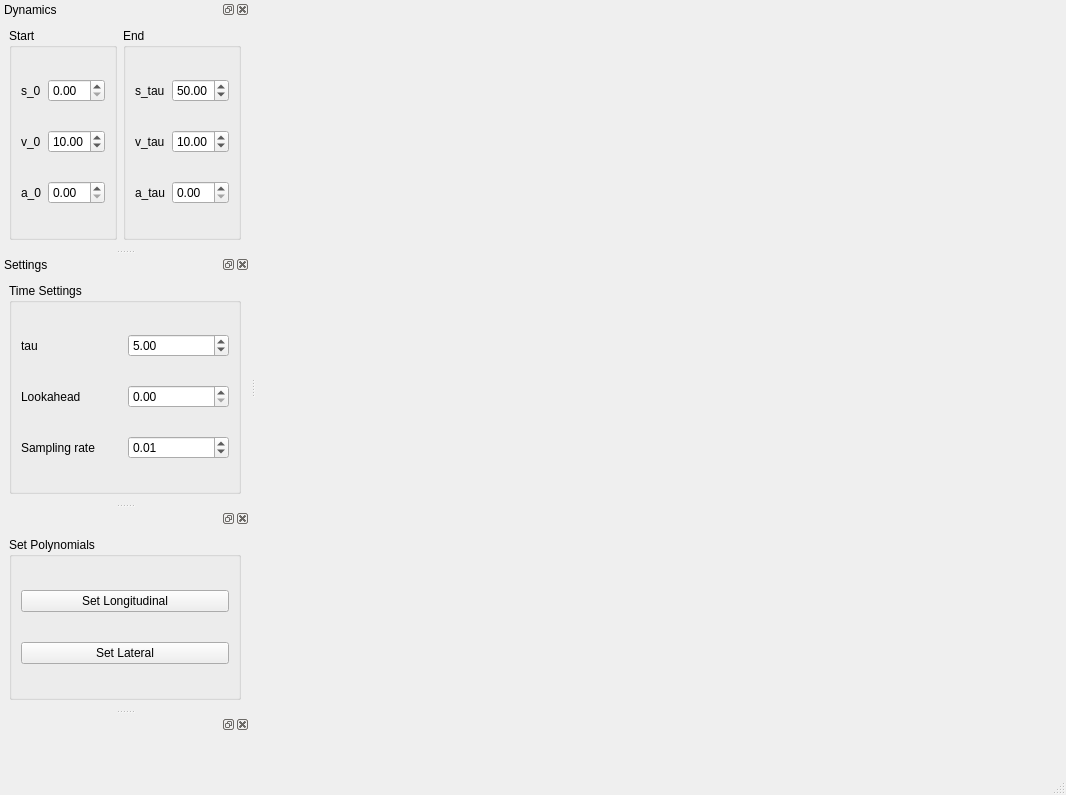
<?xml version="1.0" encoding="UTF-8"?>
<ui version="4.0">
 <class>MainWindow</class>
 <widget class="QMainWindow" name="MainWindow">
  <property name="geometry">
   <rect>
    <x>0</x>
    <y>0</y>
    <width>1066</width>
    <height>795</height>
   </rect>
  </property>
  <property name="windowTitle">
   <string>MainWindow</string>
  </property>
  <widget class="QWidget" name="centralwidget">
   <property name="sizePolicy">
    <sizepolicy hsizetype="Expanding" vsizetype="Expanding">
     <horstretch>0</horstretch>
     <verstretch>0</verstretch>
    </sizepolicy>
   </property>
   <layout class="QVBoxLayout" name="verticalLayout_3">
    <item>
     <widget class="DynamicsWidget" name="dynamics_widget" native="true"/>
    </item>
   </layout>
  </widget>
  <widget class="QMenuBar" name="menubar">
   <property name="geometry">
    <rect>
     <x>0</x>
     <y>0</y>
     <width>1066</width>
     <height>22</height>
    </rect>
   </property>
  </widget>
  <widget class="QStatusBar" name="statusbar"/>
  <widget class="QDockWidget" name="dw_dynamics">
   <property name="windowTitle">
    <string>Dynamics</string>
   </property>
   <attribute name="dockWidgetArea">
    <number>1</number>
   </attribute>
   <widget class="QWidget" name="dwc_dynamics">
    <layout class="QHBoxLayout" name="horizontalLayout">
     <item>
      <widget class="QGroupBox" name="gb_Start">
       <property name="title">
        <string>Start</string>
       </property>
       <layout class="QGridLayout" name="gridLayout_2">
        <item row="0" column="0">
         <widget class="QLabel" name="lbl_s0">
          <property name="text">
           <string>s_0</string>
          </property>
         </widget>
        </item>
        <item row="0" column="1">
         <widget class="QDoubleSpinBox" name="dsb_s0"/>
        </item>
        <item row="1" column="0">
         <widget class="QLabel" name="lbl_v0">
          <property name="text">
           <string>v_0</string>
          </property>
         </widget>
        </item>
        <item row="1" column="1">
         <widget class="QDoubleSpinBox" name="dsb_v0">
          <property name="value">
           <double>10.000000000000000</double>
          </property>
         </widget>
        </item>
        <item row="2" column="0">
         <widget class="QLabel" name="lbl_a0">
          <property name="text">
           <string>a_0</string>
          </property>
         </widget>
        </item>
        <item row="2" column="1">
         <widget class="QDoubleSpinBox" name="dsb_a0"/>
        </item>
       </layout>
      </widget>
     </item>
     <item>
      <widget class="QGroupBox" name="gb_End">
       <property name="title">
        <string>End</string>
       </property>
       <layout class="QGridLayout" name="gridLayout_3">
        <item row="0" column="0">
         <widget class="QLabel" name="lbl_stau">
          <property name="text">
           <string>s_tau</string>
          </property>
         </widget>
        </item>
        <item row="0" column="1">
         <widget class="QDoubleSpinBox" name="dsb_stau">
          <property name="value">
           <double>50.000000000000000</double>
          </property>
         </widget>
        </item>
        <item row="1" column="0">
         <widget class="QLabel" name="lbl_vtau">
          <property name="text">
           <string>v_tau</string>
          </property>
         </widget>
        </item>
        <item row="1" column="1">
         <widget class="QDoubleSpinBox" name="dsb_vtau">
          <property name="value">
           <double>10.000000000000000</double>
          </property>
         </widget>
        </item>
        <item row="2" column="0">
         <widget class="QLabel" name="lbl_atau">
          <property name="text">
           <string>a_tau</string>
          </property>
         </widget>
        </item>
        <item row="2" column="1">
         <widget class="QDoubleSpinBox" name="dsb_atau"/>
        </item>
       </layout>
      </widget>
     </item>
    </layout>
   </widget>
  </widget>
  <widget class="QDockWidget" name="dw_settings">
   <property name="windowTitle">
    <string>Settings</string>
   </property>
   <attribute name="dockWidgetArea">
    <number>1</number>
   </attribute>
   <widget class="QWidget" name="dwc_settings">
    <layout class="QVBoxLayout" name="verticalLayout">
     <item>
      <widget class="QGroupBox" name="gb_time_settings">
       <property name="title">
        <string>Time Settings</string>
       </property>
       <layout class="QGridLayout" name="gridLayout">
        <item row="0" column="0">
         <widget class="QLabel" name="lbl_tau">
          <property name="toolTip">
           <string>Reaction time</string>
          </property>
          <property name="text">
           <string>tau</string>
          </property>
         </widget>
        </item>
        <item row="0" column="1">
         <widget class="QDoubleSpinBox" name="dsb_tau">
          <property name="value">
           <double>5.000000000000000</double>
          </property>
         </widget>
        </item>
        <item row="1" column="0">
         <widget class="QLabel" name="lbl_s0_2">
          <property name="text">
           <string>Lookahead</string>
          </property>
         </widget>
        </item>
        <item row="1" column="1">
         <widget class="QDoubleSpinBox" name="dsb_lookahead_time"/>
        </item>
        <item row="2" column="0">
         <widget class="QLabel" name="lbl_s0_3">
          <property name="text">
           <string>Sampling rate</string>
          </property>
         </widget>
        </item>
        <item row="2" column="1">
         <widget class="QDoubleSpinBox" name="dsb_sampling_rate">
          <property name="value">
           <double>0.010000000000000</double>
          </property>
         </widget>
        </item>
       </layout>
      </widget>
     </item>
    </layout>
   </widget>
  </widget>
  <widget class="QDockWidget" name="dw_polynomials">
   <attribute name="dockWidgetArea">
    <number>1</number>
   </attribute>
   <widget class="QWidget" name="dwc_polynomials">
    <layout class="QHBoxLayout" name="horizontalLayout_2">
     <item>
      <widget class="QGroupBox" name="gb_set_polynomials">
       <property name="title">
        <string>Set Polynomials</string>
       </property>
       <layout class="QGridLayout" name="gridLayout_4">
        <item row="0" column="0">
         <widget class="QPushButton" name="pb_set_long">
          <property name="text">
           <string>Set Longitudinal</string>
          </property>
         </widget>
        </item>
        <item row="1" column="0">
         <widget class="QPushButton" name="pb_set_lat">
          <property name="text">
           <string>Set Lateral</string>
          </property>
         </widget>
        </item>
       </layout>
      </widget>
     </item>
    </layout>
   </widget>
  </widget>
  <widget class="QDockWidget" name="dw_path">
   <attribute name="dockWidgetArea">
    <number>1</number>
   </attribute>
   <widget class="QWidget" name="dwc_path">
    <layout class="QVBoxLayout" name="verticalLayout_2">
     <item>
      <widget class="PathWidget" name="path_widget" native="true"/>
     </item>
    </layout>
   </widget>
  </widget>
 </widget>
 <customwidgets>
  <customwidget>
   <class>DynamicsWidget</class>
   <extends>QWidget</extends>
   <header location="global">./widgets/dynamics_widget.h</header>
   <container>1</container>
  </customwidget>
  <customwidget>
   <class>PathWidget</class>
   <extends>QWidget</extends>
   <header>./widgets/path_widget.h</header>
   <container>1</container>
  </customwidget>
 </customwidgets>
 <resources/>
 <connections/>
</ui>
